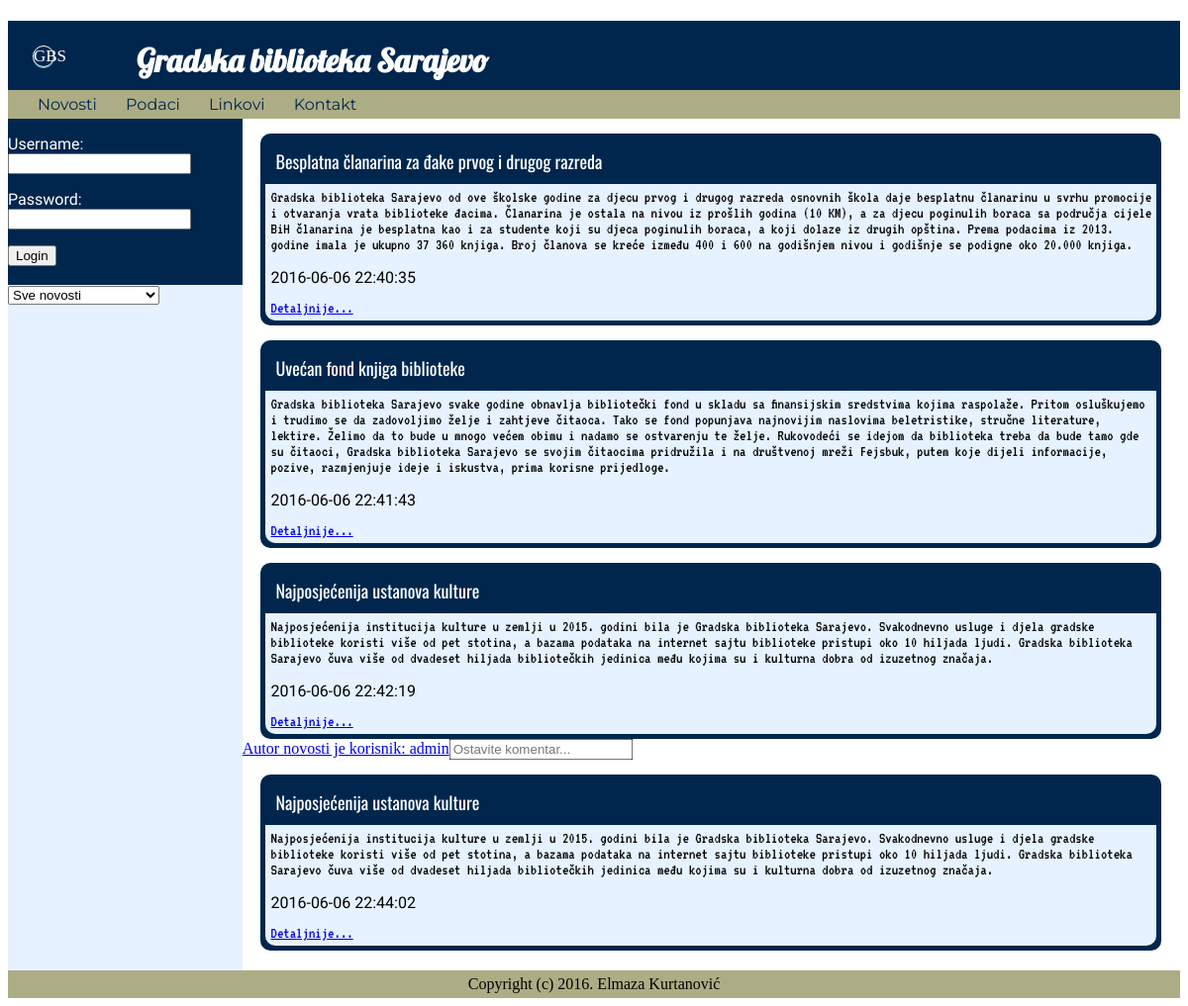
Page /index.php?vijest=11 on the committed database.
### tables this page shows
CREATE TABLE IF NOT EXISTS `novosti` (
  `id` int(11) NOT NULL AUTO_INCREMENT,
  `naslov` varchar(100) NOT NULL,
  `tekst` text NOT NULL,
  `idAutora` int(11) NOT NULL,
  `vrijeme` datetime NOT NULL,
  `otvoren` tinyint(1) NOT NULL,
  PRIMARY KEY (`id`),
  KEY `idAutora` (`idAutora`)
);

CREATE TABLE IF NOT EXISTS `autori` (
  `id` int(11) NOT NULL AUTO_INCREMENT,
  `username` varchar(50) NOT NULL,
  `password` varchar(50) NOT NULL,
  PRIMARY KEY (`id`)
);

### index.php (the view, shortened to what this page needs)
<!DOCTYPE html>
<html>
 <head>
  <link rel="stylesheet" type="text/css" href="stil.css">
 </head>
 <body>
  <div id="okvir">
   <div id="zaglavlje">
   <div class="wrapper">
     <div class="circle">
         <span id="text">GBS</span>
     </div>
 </div>
    <h1>Gradska biblioteka Sarajevo</h1>
	</div>
   <div id="meni">
    <ul>
     <li><a href="index.php">Novosti </a></li>
	 <li><a href="podaci.php">Podaci </a></li>
	 <li><a href="link.php">Linkovi </a></li>
	 <li><a href="kontakt.php">Kontakt </a></li>
    </ul>
   </div>
  <div id="novosti">
    <?php
        $veza = new PDO("mysql:dbname=biblioteka_baza;host=localhost;charset=utf8", "root", "");
        $veza->setAttribute(PDO::ATTR_ERRMODE, PDO::ERRMODE_EXCEPTION);
        if(isset($_GET['komentarNovost']) && $_GET['komentarNovost']!= '' ) {
	        $tekst = $_GET['komentarNovost'];
	        $novost = $_GET['idNovosti'];
	        $rezultat = $veza->exec("INSERT INTO komentari SET tekst = '$tekst', vrijeme = NOW(), idNovosti = '$novost'");
		}
        else $rezultat = $veza->query("select id, naslov, tekst, vrijeme, idAutora, otvoren from novosti");
        if(isset($_GET['komentarKomentar']) && $_GET['komentarKomentar'] != '') {
	        $tekst = $_GET['komentarKomentar'];
	        $novost = $_GET['idNovosti'];
	        $komentar = $_GET['idKomentara'];
	        $rezultatkom = $veza->exec("INSERT INTO komentari SET tekst = '$tekst', vrijeme = NOW(), komentarKomentara = '$komentar', idNovosti = '$novost'");
		}
        else $rezultat = $veza->query("select id, naslov, tekst, vrijeme, idAutora, otvoren from novosti");
        foreach($rezultat as $novost) {
	        $id = $novost['id'];
	        $idAutora = $novost['idAutora'];
	        $usernameAutor = "";
	        $rezultat4 = $veza->query("select username from autori where id = '$idAutora'");
	        foreach($rezultat4 as $usernameAutora) {
		        $usernameAutor = $usernameAutora['username'];
			}
	        $otvorena = $novost['otvoren'];
		    print "<div class=\"okvir2\">";
		    print "<div class=\"novost1\">".$novost['naslov']."</div>";
		    print "<div class=\"tekstnovosti\">".$novost['tekst']. "<br><br>";
 		    print "<p class=\"datum\"></p><div class=\"vrijemeobjave\">".$novost['vrijeme']. "</div><br><br>";
		    print "<a href='index.php?vijest=$id'>Detaljnije...</a></div>";
            print " </div>";
            if(isset($_GET['vijest']) || isset($_GET['komentarNovost']) || isset($_GET['komentarKomentar'])) {
		        if(isset($_GET['vijest'])) $ID = $_GET['vijest'];
		        if($ID == $id) {
			        print "<a class=\"autor\" href='index.php?autor=$idAutora'> Autor novosti je korisnik: ".$usernameAutor."</a>";
				}
		        if($otvorena == 1 && $ID == $id) {
			        print "<form action=\"index.php?komentarNovost\" method=\"GET\">
							<input class=\"comment\" type=\"text\" name=\"komentarNovost\" placeholder=\"Ostavite komentar...\"><BR>
							<input type=\"hidden\" name=\"idNovosti\" value=$id>
					</form>";
		        }
			}
		}
    ?>
  </div>
   <div id="lijevi">
        <div class="addnews">
        <?php
        if(!isset($_SESSION['loggedIn'])){
            print("
            <form class='loginforma' method='post'>
            <p class='username'>
            <label for'username'>Username:</label>
            <input name='username' type=text class='username' placeholder='' id='headlinearea' required/>
            </p>
            <p class='password'>
            <label for='password'>Password:</label>
            <input name='password' type=password class='password' placeholder='' id='headlinearea' required/>
            </p>
             <input type='submit' value='Login' id='loginbutton' name='loginbutton' />
            <br><br>
          </form>");
		}
        ?>
   <div class="Pretraga">
		<select id="izbornik" onchange="prikazi()">
			<option value="sve">Sve novosti</option>
		</select>
	</div>
   <br><br>
	</div>
   </div>
   <div id="podnozje">
    <p>Copyright (c) 2016. Elmaza Kurtanović</p>
   </div>
  </div>
 </body>
</html>

### stil.css (style rules this page uses)
body { background : white; }
#okvir { width : 100%; background : #e6f2ff; }
#zaglavlje { background : #00264d; height : 70px; }
.wrapper { position: absolute; margin : 25px; text-align: center; width: 20px; height: 20px; }
.circle { border-radius: 100%; width: 20px; height: 20px; border: 1px solid white; display: block; box-shadow: 0px 1px 0.5px #32AAEE; cursor: pointer; }
#text { font: Arial; font-size: 17px; color: white; }
h1 { text-indent : 130px; font-family : Lobster; color : white; padding-top : 20px; }
#meni { padding : 5px 5px; background : #adad85; }
#meni ul { margin : 0; padding : 0; }
#meni li { display : inline; padding-left : 25px; }
#meni li a { text-decoration : none; color : #00264d; font-family : Montserrat; }
.okvir2 { background : #00264d; width : 95%; border-radius : 10px; margin-left : auto; margin-right : auto; margin-top : 15px; color : white; padding : 5px; }
.novost1 { font-size : large; font-family : Oswald; padding : 10px; }
.tekstnovosti { overflow : auto; background : #e6f2ff; font-family : VT323; border-bottom-right-radius : 10px; border-bottom-left-radius : 10px; color : black; padding : 5px; }
.vrijemeobjave { font-family : Roboto; font-style : bold; float : left; }
#novosti { float: right; width : 80%; padding : 0; background: white; padding-bottom: 20px; }
#lijevi { clear: left; float : left; width : 20%; padding : 0; font-family : Dosis; }
#podnozje { clear : both; padding : 5px 10px; text-align : center; background : #adad85; color: black; }
#podnozje p { margin : 0; }
form { display: inline-block; margin-left: auto; margin-right: auto; text-align: left; background : #00264d; color : white; }

### rows in the picture
novosti: naslov "Besplatna članarina za đake prvog i drugog razreda", tekst "Gradska biblioteka Sarajevo od ove školske godine za djecu prvog i drugog razreda osnovnih škola daje besplatnu članarinu u svrhu promocije i otvaranja vrata biblioteke đacima. Članarina je ostala na nivou iz prošlih godina (10 KM), a za djecu poginulih boraca sa područja cijele BiH članarina je besplatna kao i za studente koji su djeca poginulih boraca, a koji dolaze iz drugih opština. Prema podacima iz 2013. godine imala je ukupno 37 360 knjiga. Broj članova se kreće između 400 i 600 na godišnjem nivou i godišnje se podigne oko 20.000 knjiga.", vrijeme "2016-06-06 22:40:35"
novosti: naslov "Uvećan fond knjiga biblioteke", tekst "Gradska biblioteka Sarajevo svake godine obnavlja bibliotečki fond u skladu sa finansijskim sredstvima kojima raspolaže. Pritom osluškujemo i trudimo se da zadovoljimo želje i zahtjeve čitaoca. Tako se fond popunjava najnovijim naslovima beletristike, stručne literature, lektire. Želimo da to bude u mnogo većem obimu i nadamo se ostvarenju te želje. Rukovodeći se idejom da biblioteka treba da bude tamo gde su čitaoci, Gradska biblioteka Sarajevo se svojim čitaocima pridružila i na društvenoj mreži Fejsbuk, putem koje dijeli informacije, pozive, razmjenjuje ideje i iskustva, prima korisne prijedloge.", vrijeme "2016-06-06 22:41:43"
novosti: naslov "Najposjećenija ustanova kulture", tekst "Najposjećenija institucija kulture u zemlji u 2015. godini bila je Gradska biblioteka Sarajevo. Svakodnevno usluge i djela gradske biblioteke koristi više od pet stotina, a bazama podataka na internet sajtu biblioteke pristupi oko 10 hiljada ljudi. Gradska biblioteka Sarajevo čuva više od dvadeset hiljada bibliotečkih jedinica među kojima su i kulturna dobra od izuzetnog značaja.", vrijeme "2016-06-06 22:42:19", idAutora.username "admin"
novosti: naslov "Najposjećenija ustanova kulture", tekst "Najposjećenija institucija kulture u zemlji u 2015. godini bila je Gradska biblioteka Sarajevo. Svakodnevno usluge i djela gradske biblioteke koristi više od pet stotina, a bazama podataka na internet sajtu biblioteke pristupi oko 10 hiljada ljudi. Gradska biblioteka Sarajevo čuva više od dvadeset hiljada bibliotečkih jedinica među kojima su i kulturna dobra od izuzetnog značaja.", vrijeme "2016-06-06 22:44:02"
